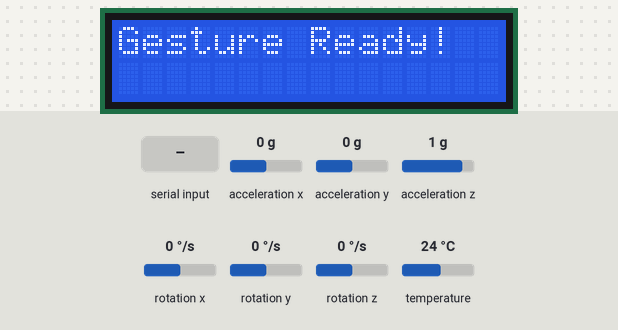
Bench run of a sketch on a simulated ESP32. Shown: 16×2 character LCD. The test bench sets the inputs (shaded band); at power-on: acceleration x 0 g, acceleration y 0 g, acceleration z 1 g, rotation x 0 °/s, rotation y 0 °/s, rotation z 0 °/s, temperature 24 °C. What the sketch prints to the serial monitor is not drawn.

Above: at 1.2 s.
1.3 s: "1\n" received over Serial
At 1.6 s:
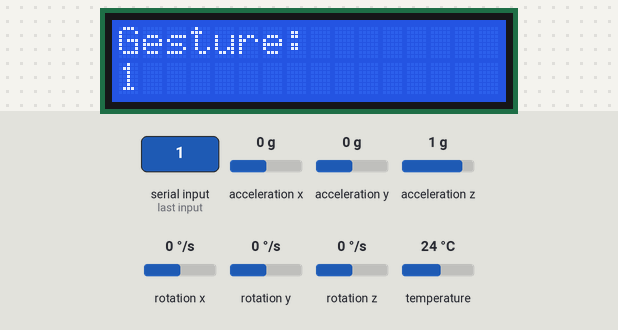
2.8 s: "0\n" received over Serial
At 3.6 s:
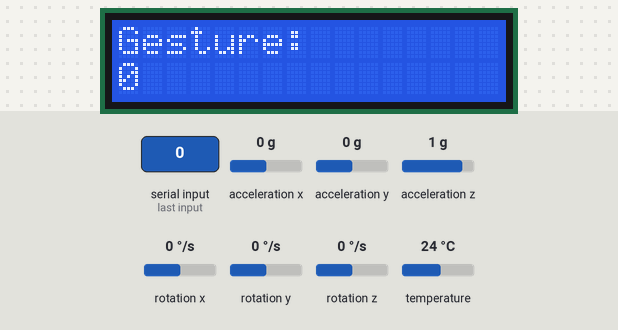
Timing chart, 0 to 5.8 s (numbered marks = the images above; inputs shaded):
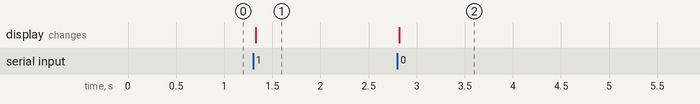

Measured:
- after the input at 1.3 s, the display: changes at once (image 1)
- after the input at 2.8 s, the display: changes at once (image 2)

The sketch:

sketch_apr19a.ino
```cpp
#include <Wire.h>
#include <Adafruit_MPU6050.h>
#include <Adafruit_Sensor.h>
#include <LiquidCrystal_I2C.h>

LiquidCrystal_I2C lcd(0x27, 16, 2);
Adafruit_MPU6050 mpu;

void setup() {
  Serial.begin(115200);
  Wire.begin(21, 22);

  lcd.init();
  lcd.backlight();
  lcd.setCursor(0, 0);
  lcd.print("Gesture Ready!");

  if (!mpu.begin()) {
    Serial.println("MPU6050 not found!");
    while (1);
  }
  mpu.setAccelerometerRange(MPU6050_RANGE_8_G);
  Serial.println("Ready!");
}

void loop() {
  if (Serial.available()) {
    String gesture = Serial.readStringUntil('\n');
    gesture.trim();
    lcd.clear();
    lcd.setCursor(0, 0);
    lcd.print("Gesture:");
    lcd.setCursor(0, 1);
    lcd.print(gesture);
  }

  sensors_event_t a, g, temp;
  mpu.getEvent(&a, &g, &temp);
  Serial.print(a.acceleration.x); Serial.print(",");
  Serial.print(a.acceleration.y); Serial.print(",");
  Serial.println(a.acceleration.z);

  delay(20);
}
```
